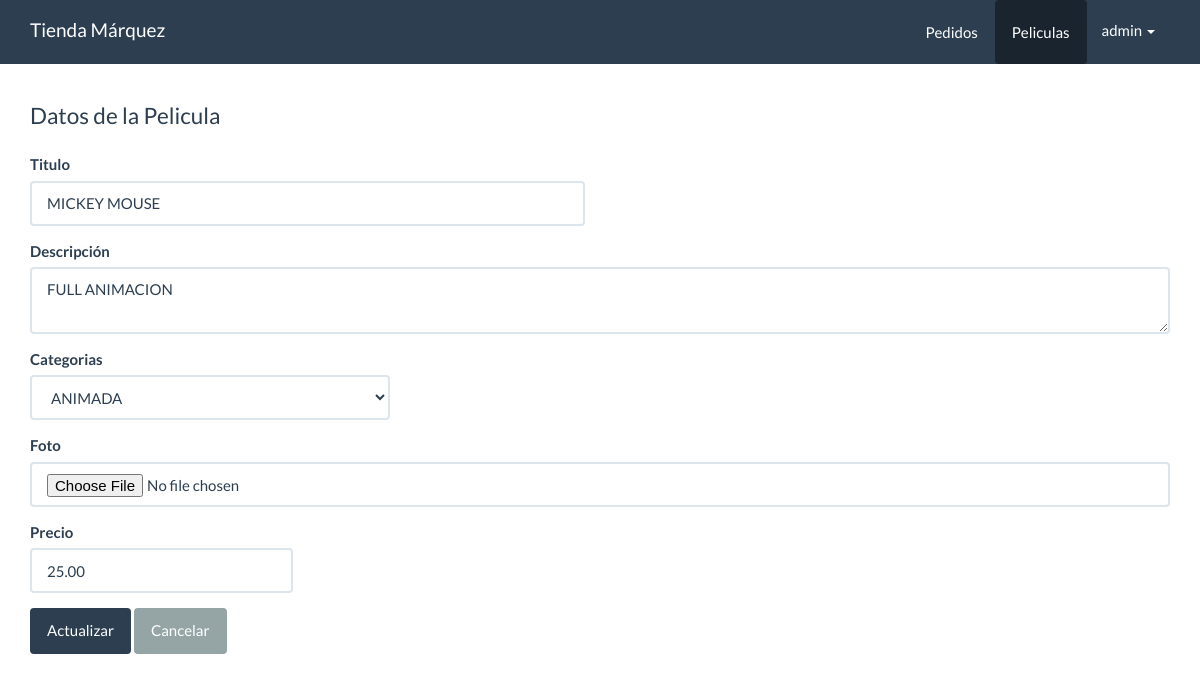
Screenshot of /panel/peliculas/form_actualizar.php?id=2 with the database file from the repository.
### tables this page shows
CREATE TABLE `peliculas` (
  `id` int(11) NOT NULL,
  `titulo` varchar(80) NOT NULL,
  `descripcion` varchar(300) NOT NULL,
  `foto` varchar(100) NOT NULL,
  `precio` decimal(10,2) NOT NULL,
  `categoria_id` int(10) NOT NULL,
  `fecha` date NOT NULL,
  `estado` int(11) NOT NULL DEFAULT '1'
);

CREATE TABLE `categorias` (
  `id` int(10) NOT NULL,
  `nombre` varchar(50) NOT NULL
);

### src/Pelicula.php (called while the page is built, shortened)
<?php
class Pelicula{
    private $cn = null;
    public function __construct(){
        $this->config = parse_ini_file(__DIR__.'/../config.ini') ;
        $this->cn = new \PDO( $this->config['dns'], $this->config['usuario'],$this->config['clave'],array(
            \PDO::MYSQL_ATTR_INIT_COMMAND => 'SET NAMES utf8'
        ));
    }
    public function mostrarPorId($id){
        $sql = "SELECT * FROM `peliculas` WHERE `id`=:id ";
        $resultado = $this->cn->prepare($sql);
        $_array = array(
            ":id" =>  $id
        );
        if($resultado->execute($_array))
            return $resultado->fetch();
        return false;
    }
}

### src/Categoria.php (called while the page is built, shortened)
<?php
class Categoria{
    private $cn = null;
    public function __construct(){
        $this->config = parse_ini_file(__DIR__.'/../config.ini') ;
        $this->cn = new \PDO( $this->config['dns'], $this->config['usuario'],$this->config['clave'],array(
            \PDO::MYSQL_ATTR_INIT_COMMAND => 'SET NAMES utf8'
        ));
    }
    public function mostrar(){
        $sql = "SELECT * FROM categorias";
        $resultado = $this->cn->prepare($sql);
        if($resultado->execute())
            return $resultado->fetchAll();
        return false;
    }
}

### panel/peliculas/form_actualizar.php (the view, shortened to what this page needs)
<?php
  if(isset($_GET['id']) && is_numeric($_GET['id'])){
      $id = $_GET['id'];
      $pelicula = new Kawschool\Pelicula;
      $resultado = $pelicula->mostrarPorId($id);
  }else{
    header('Location: index.php');
  }
?>
<!DOCTYPE html>
<html lang="en">
  <head>
    <link rel="stylesheet" href="../../assets/css/bootstrap.min.css">
    <link rel="stylesheet" href="../../assets/css/estilos.css">
  </head>
  <body>
    <nav class="navbar navbar-default navbar-fixed-top">
      <div class="container">
        <div class="navbar-header">
          <a class="navbar-brand" href="../dashboard.php">Tienda Márquez</a>
        </div>
        <div id="navbar" class="navbar-collapse collapse">
          <ul class="nav navbar-nav pull-right">
            <li>
              <a href="../pedidos/index.php" class="btn">Pedidos</a>
            </li>
            <li class="active">
              <a href="index.php" class="btn">Peliculas</a>
            </li>
            <li class="dropdown">
                <a href="#" class="dropdown-toggle" data-toggle="dropdown" role="button" aria-haspopup="true" aria-expanded="false">admin <span class="caret"></span></a>
            </li>
          </ul>
        </div>
      </div>
    </nav>
    <div class="container" id="main">
      <div class="row">
        <div class="col-md-12">
          <fieldset>
            <legend>Datos de la Pelicula</legend>
            <form method="POST" action="../acciones.php" enctype="multipart/form-data" >
              <div class="row">
                  <div class="col-md-6">
                      <div class="form-group">
                          <label>Titulo</label>
                          <input value="<?php print $resultado['titulo'] ?>" type="text" class="form-control" name="titulo" required>
                      </div>
                  </div>
              </div>
              <div class="row">
                  <div class="col-md-12">
                      <div class="form-group">
                          <label>Descripción</label>
                          <textarea class="form-control" name="descripcion" id="" cols="3" required><?php print $resultado['descripcion']?></textarea>
                      </div>
                  </div>
              </div>
              <div class="row">
                  <div class="col-md-4">
                      <div class="form-group">
                          <label>Categorias</label>
                          <select class="form-control" name="categoria_id" required>
                            <?php
                              $categoria = new Kawschool\Categoria;
                              $info_categoria = $categoria->mostrar();
                              $cantidad = count($info_categoria);
                                for($x =0; $x< $cantidad;$x++){
                                  $item = $info_categoria[$x];
                              ?>
                                <option value="<?php print $item['id'] ?>"
                                 <?php print $resultado['categoria_id']== $item['id'] ?'selected':'' ?>
                                ><?php print $item['nombre'] ?></option>
                              <?php
                                }
                              ?>
                          </select>
                      </div>
                  </div>
              </div>
              <div class="row">
                  <div class="col-md-12">
                      <div class="form-group">
                          <label>Foto</label>
                          <input type="file" class="form-control" name="foto">
                      </div>
                  </div>
              </div>
              <div class="row">
                  <div class="col-md-3">
                      <div class="form-group">
                          <label>Precio</label>
                          <input value="<?php print $resultado['precio']?>" type="text" class="form-control" name="precio" placeholder="0.00" required>
                      </div>
                  </div>
              </div>
              <input type="submit" class="btn btn-primary" name="accion" value="Actualizar">
              <a href="index.php" class="btn btn-default">Cancelar</a>
            </form>
          </fieldset>
        </div>
      </div>
    </div>
  </body>
</html>

### assets/css/estilos.css (style rules this page uses)
#main { margin-top: 100px; }

### rows the page displays
peliculas: titulo "MICKEY MOUSE", descripcion "FULL ANIMACION", categoria_id "ANIMADA", precio "25.00"
